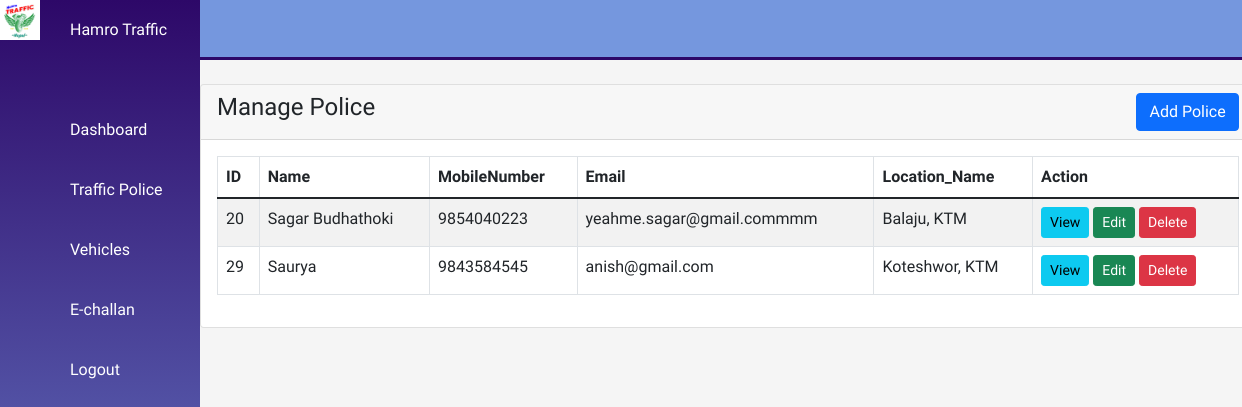
The app's page /Admin/trafficPolis.php, older data.
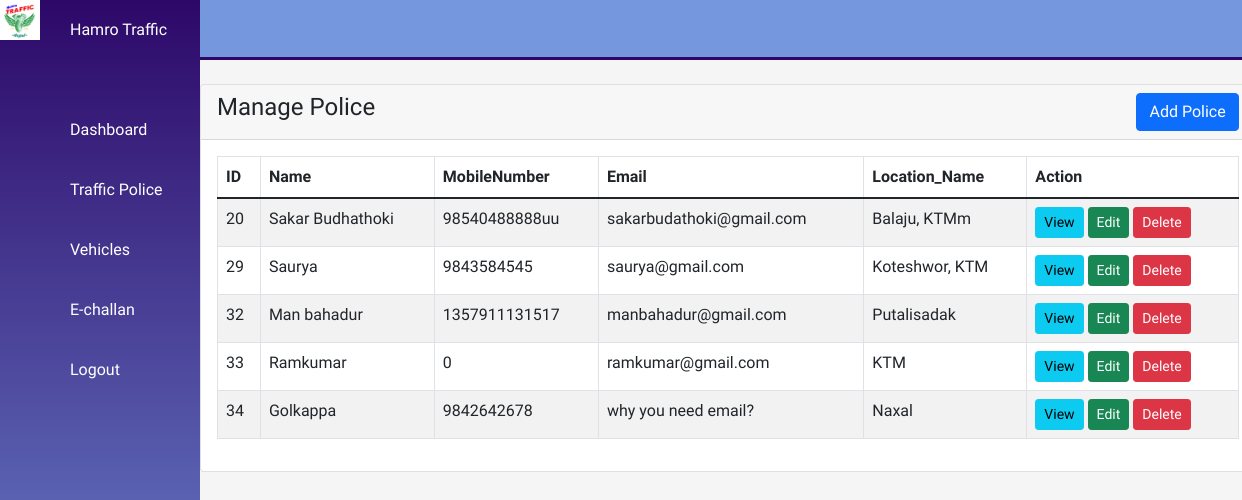
The same page, newer data.
### tables this page shows
CREATE TABLE `police` (
  `Id` int(11) NOT NULL,
  `Name` varchar(50) NOT NULL,
  `MobileNumber` varchar(13) NOT NULL,
  `Email` varchar(50) NOT NULL,
  `Location_Name` varchar(255) NOT NULL
);

### Admin/trafficPolis.php (the view, shortened to what this page needs)
<!DOCTYPE html>
<html lang="en">
<head>
    <link href="https://cdn.jsdelivr.net/npm/bootstrap@5.1.3/dist/css/bootstrap.min.css" rel="stylesheet">
    <link rel="stylesheet" href="https://cdn.jsdelivr.net/npm/alertifyjs@1.13.1/build/css/alertify.min.css" />
    <link rel="stylesheet" href="assets/css/Trafficpolis.css">
</head>
<body>
    <div class="container">
        <?php include("assets/nav.php"); ?>
        <div class="main">
            <?php include("assets/top.php"); ?>
            <div class="container mt-4">
                <div class="row">
                    <div class="col-md-12">
                        <div class="card">
                            <div class="card-header">
                                <h4>Manage Police
                                    <button type="button" class="btn btn-primary float-end" data-bs-toggle="modal" data-bs-target="#policeAddModal">
                                        Add Police
                                    </button>
                                </h4>
                            </div>
                            <div class="card-body">
                                <table id="myTable" class="table table-bordered table-striped">
                                    <thead>
                                        <tr>
                                            <th>ID</th>
                                            <th>Name</th>
                                            <th>MobileNumber</th>
                                            <th>Email</th>
                                            <th>Location_Name</th>
                                            <th>Action</th>
                                        </tr>
                                    </thead>
                                    <tbody>
                                        <?php
                                        require_once("../Asstes/dbConn.php");
                                        $query = "SELECT * FROM police";
                                        $query_run = mysqli_query($conn, $query);
                                        if (mysqli_num_rows($query_run) > 0) {
                                            foreach ($query_run as $police) {
                                        ?>
                                                <tr>
                                                    <td><?= $police['Id'] ?></td>
                                                    <td><?= $police['Name'] ?></td>
                                                    <td><?= $police['MobileNumber'] ?></td>
                                                    <td><?= $police['Email'] ?></td>
                                                    <td><?= $police['Location_Name'] ?></td>
                                                    <td>
                                                        <button type="button" value="<?= $police['Id'] ?>" class="viewPoliceBtn btn btn-info btn-sm">View</button>
                                                        <button type="button" value="<?= $police['Id'] ?>" class="editPoliceBtn btn btn-success btn-sm">Edit</button>
                                                        <button type="button" value="<?= $police['Id'] ?>" class="deletePoliceBtn btn btn-danger btn-sm">Delete</button>
                                                    </td>
                                                </tr>
                                        <?php
                                            }
                                        }
                                        ?>
                                    </tbody>
                                </table>
                            </div>
                        </div>
                    </div>
                </div>
            </div>
</body>
</html>

Row changes from the older to the newer data that the page shows:
changed police id 20: Name "Sagar Budhathoki" → "Sakar Budhathoki"; MobileNumber "9854040223" → "98540488888uu"; Email "yeahme.sagar@gmail.commmm" → "sakarbudathoki@gmail.com"; Location_Name "Balaju, KTM" → "Balaju, KTMm"
changed police "Saurya": Email "anish@gmail.com" → "saurya@gmail.com"
added police: Id "32", Name "Man bahadur", MobileNumber "1357911131517", Email "manbahadur@gmail.com", Location_Name "Putalisadak"
added police: Id "33", Name "Ramkumar", MobileNumber "0", Email "ramkumar@gmail.com", Location_Name "KTM"
added police: Id "34", Name "Golkappa", MobileNumber "9842642678", Email "why you need email?", Location_Name "Naxal"
